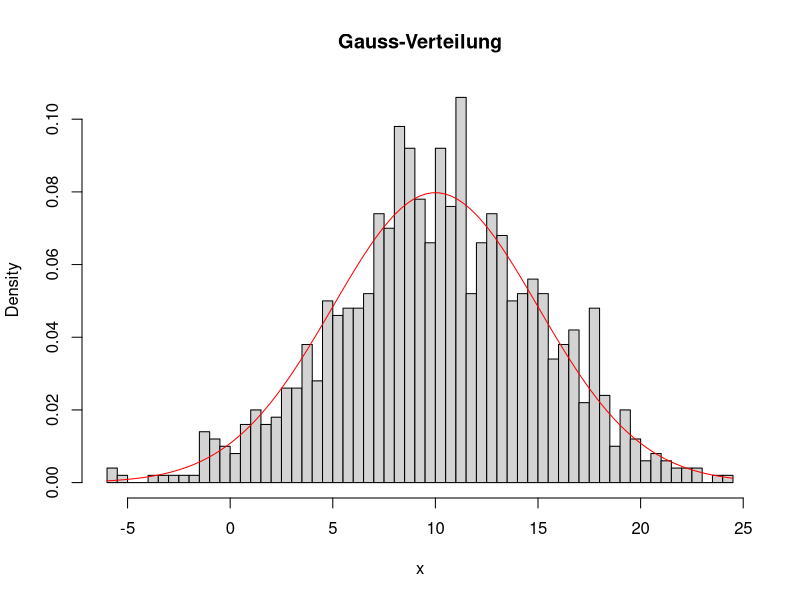

Reproduce this figure in R.
x <- rnorm(1000, mean=10, sd=5)
hist(x,
     breaks = 50,
     freq   = FALSE,
     main   = "Gauss-Verteilung")
curve(dnorm(x, mean=10, sd=5), col="red", add=TRUE)